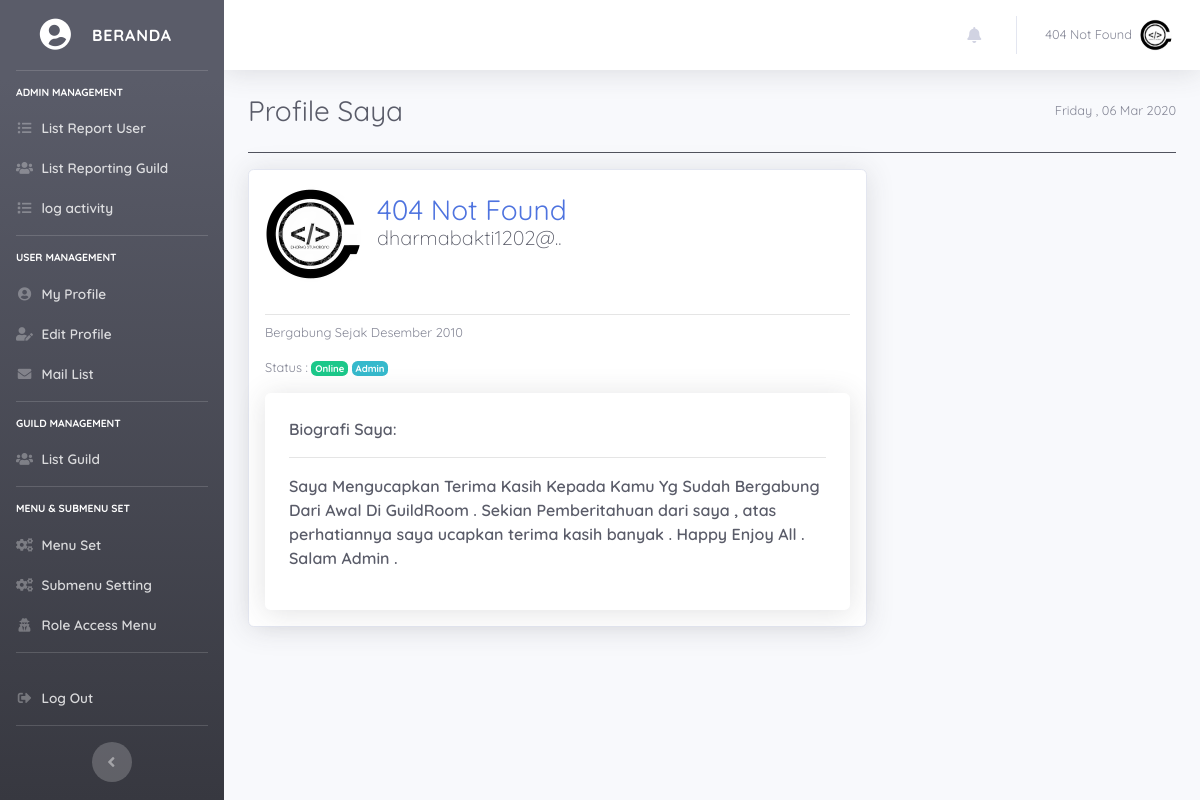
/attr/Admin?mod=profile (signed in), run on the app's committed database.
### tables this page shows
CREATE TABLE `guild_info_member` (
  `id_user` int(11) NOT NULL,
  `full_name` varchar(250) NOT NULL,
  `username` varchar(200) NOT NULL,
  `password` varchar(250) NOT NULL,
  `role` int(1) NOT NULL,
  `email` varchar(155) NOT NULL,
  `biografi` text NOT NULL,
  `foto_profil` varchar(250) NOT NULL,
  `tgl_join` date NOT NULL,
  `is_aktif` int(1) NOT NULL,
  `guild_id` int(11) NOT NULL,
  `gender` int(1) NOT NULL,
  `tgl_lahir` date NOT NULL
);

CREATE TABLE `menu` (
  `id_menu` int(11) NOT NULL,
  `menu` varchar(250) NOT NULL
);

CREATE TABLE `sub_menu` (
  `id` int(11) NOT NULL,
  `menu_id` int(11) NOT NULL,
  `title` varchar(250) NOT NULL,
  `url` varchar(250) NOT NULL,
  `is_aktif` int(1) NOT NULL,
  `icon` varchar(250) NOT NULL
);

CREATE TABLE `guild_role` (
  `id_role` int(11) NOT NULL,
  `role` varchar(100) NOT NULL
);

### config/config.php (called while the page is built, shortened)
<?php
$hostname = 'localhost';
$username = 'root';
$pass = '';
$dbname = 'guild';
$conn = mysqli_connect($hostname,$username,$pass,$dbname);
function query($query) {
    global $conn;
    $result = mysqli_query($conn, $query);
    $rows   = [];
    while ($row = mysqli_fetch_assoc($result)) {
        $rows[] = $row;
    }
    return $rows;
}
?>

### attr/Admin/profile/profile.php (the view, shortened to what this page needs)
<div class="d-sm-flex align-items-center justify-content-between mb-4">
    <h1 class="h3 mb-0 text-gray-800">Profile Saya</h1>
    <span class="text-muted small"><?= date('l , d M Y') ?></span>
</div>
<hr class="bg-dark">
<div class="card p-3 shadow rounded col-lg-8 mt-3" id="userDropdown">
    <div class="d-inline-flex align-items-center justify-content-start mb-4 text-primary">
    <?php if($detail['foto_profil'] > 0) : ?>
    <img src="<?= base_url ?>/assets/img/user-icon/<?= $detail['foto_profil']?>" alt="Profil Saya" class="img-profile rounded-circle img-fluid">
    <?php endif ?>
    <h2 class="h3 mx-3 mr-2 d-lg-inline"><?= $detail['full_name']; ?>
    <p class="lead text-dark"><?= substr($detail['email'],0,-9)?>..
</p>
</h2>
    </div>
<?php
$join = $detail['tgl_join'];
$pecah = explode('-',$join);
$tahun = $pecah['0'];
switch ($pecah['1']) {
    case '12':
        $bulan = "Desember";
        break;
}
?>
    <hr class="my-2">
    <p class="small">Bergabung Sejak <?= $bulan; ?> <?= $tahun; ?></p>
    <?php if( $detail['is_aktif'] > 0): ?>
    <p class="small">Status : <span class="badge badge-success"> Online </span> <span class="badge badge-info"> <?= $detail['role']; ?> </span> </p>
    <?php endif?>
   <?php if($detail['biografi']) : ?>
   <div class="card p-4 shadow border-0 text-dark">
    <span>Biografi Saya:</span>
    <hr>
    <p><?= $detail['biografi']; ?>.</p>
</div>
   <?php endif ?>
</div>

### attr/temp/auth_header.php (shortened to what this page needs)
<?php
require_once '../../config/config.php';
$guild_session = $_SESSION['log_'];
$data_query = "SELECT * FROM guild_info_member INNER JOIN guild_role ON guild_role.id_role = guild_info_member.role WHERE username = '$guild_session' or email = '$guild_session'";
$query    = mysqli_query($conn,$data_query);
$detail = mysqli_fetch_assoc($query);
?>
<!DOCTYPE html>
<html lang="id">
<head>
  <link
    href="<?= base_url;?>/assets/vendor/fontawesome-free/css/all.min.css"
    rel="stylesheet" type="text/css">
  <link href="<?= base_url;?>/assets/css/sb-admin-2.css"
    rel="stylesheet">
  <link href="<?= base_url;?>/assets/css/style.css" rel="stylesheet">
  <link
    href="<?= base_url;?>/assets/vendor/lightbox/css/lightbox.min.css"
    rel="stylesheet">
</head>
<body id="page-top">
  <?php foreach($query as $row): ?>
  <div id="wrapper">
    <ul class="navbar-main navbar-nav bg-gradient-dark sidebar sidebar-dark accordion navbar-dark"
      id="accordionSidebar">
      <a class="sidebar-brand d-flex align-items-center justify-content-center" href="?mod=home">
        <div class="sidebar-brand-icon rotate-n-15">
          <i class="fa fa-user-circle fa-fw" aria-hidden="true"></i>
        </div>
        <div class="sidebar-brand-text mx-3">Beranda</div>
      </a>
      <hr class="sidebar-divider">
      <?php
      $id_role = $detail['id_role'];
      $queryMenu = "SELECT menu.id_menu , menu.menu FROM menu JOIN access_menu ON  menu.id_menu = access_menu.id_menu WHERE access_menu.id_role  = '$id_role' ORDER BY access_menu.id_menu ASC ";
      $tampilkanMenu = mysqli_query($conn,$queryMenu);
      ?>
      <?php foreach($tampilkanMenu as $m) : ?>
      <div class="sidebar-heading display-4 text-white">
        <?= $m['menu']; ?>
      </div>
      <?php
      $menuId = $m['id_menu'];
      $querySubMenu = "SELECT * FROM sub_menu WHERE menu_id = '$menuId' AND is_aktif =1 ";
      $tampilkanSubMenu = query($querySubMenu);
      ?>
      <?php foreach($tampilkanSubMenu as $sub) : ?>
      <li class="nav-item">
        <a class="nav-link pb-0"
          href="?mod=<?= $sub['url'] ?>">
          <i class="<?= $sub['icon']; ?> fa-fw"
            aria-hidden="true"></i>
          <span><?= $sub['title'] ?></span></a>
      </li>
      <?php endforeach; ?>
      <hr class="sidebar-divider mt-3">
      <?php endforeach; ?>
      <li class="nav-item">
        <a class="nav-link" href="<?= base_url; ?>/attr/auth_out"
          data-toggle="modal" data-target="#logoutModal">
          <i class="fas fa-fw fa-sign-out-alt"></i>
          <span>Log Out</span></a>
      </li>
      <hr class="sidebar-divider d-none d-md-block">
      <div class="text-center d-none d-md-inline">
        <button class="rounded-circle border-0" id="sidebarToggle"></button>
      </div>
    </ul>
    <div id="content-wrapper" class="d-flex flex-column">
      <div id="content">
        <nav class="navbar navbar-expand navbar-light bg-white topbar mb-4 static-top shadow">
          <ul class="navbar-nav ml-auto">
            <?php if($detail['id_role'] === '1') : ?>
            <li class="nav-item dropdown no-arrow mx-1">
              <a class="nav-link dropdown-toggle" href="#" id="alertsDropdown" role="button" data-toggle="dropdown"
                aria-haspopup="true" aria-expanded="false">
                <i class="fas fa-bell fa-fw"></i>
              </a>
            </li>
            <?php endif ?>
            <li class="nav-item dropdown no-arrow">
              <a class="nav-link dropdown-toggle" href="#" id="userDropdown" role="button" data-toggle="dropdown"
                aria-haspopup="true" aria-expanded="false">
                <span class="mr-2 d-lg-inline text-gray-600 small"><?= $detail['full_name']; ?></span>
                <img class="img-profile rounded-circle"
                  src="../../assets/img/user-icon/<?= $detail['foto_profil'] ?>"
                  alt="Profil Saya">
              </a>
            </li>
          </ul>
        </nav>
        <?php endforeach ?>

### data on the page
guild_info_member: full_name "404 Not Found", foto_profil (picture), email "dharmabakti1202@", tgl_join "Desember", tgl_join "2010", guild_role.role "Admin", biografi "Saya Mengucapkan Terima Kasih Kepada Kamu Yg Sudah Bergabung Dari Awal Di GuildRoom . Sekian Pemberitahuan dari saya , atas perhatiannya saya ucapkan terima kasih banyak . Happy Enjoy All . Salam Admin"
menu: menu "ADMIN MANAGEMENT"
sub_menu: title "List Report User"
sub_menu: title "List Reporting Guild"
sub_menu: title "log activity"
menu: menu "USER MANAGEMENT"
sub_menu: title "My Profile"
sub_menu: title "Edit Profile"
sub_menu: title "Mail List"
menu: menu "GUILD MANAGEMENT"
sub_menu: title "List Guild"
menu: menu "MENU & SUBMENU SET"
sub_menu: title "Menu Set"
sub_menu: title "Submenu Setting"
sub_menu: title "Role Access Menu"
